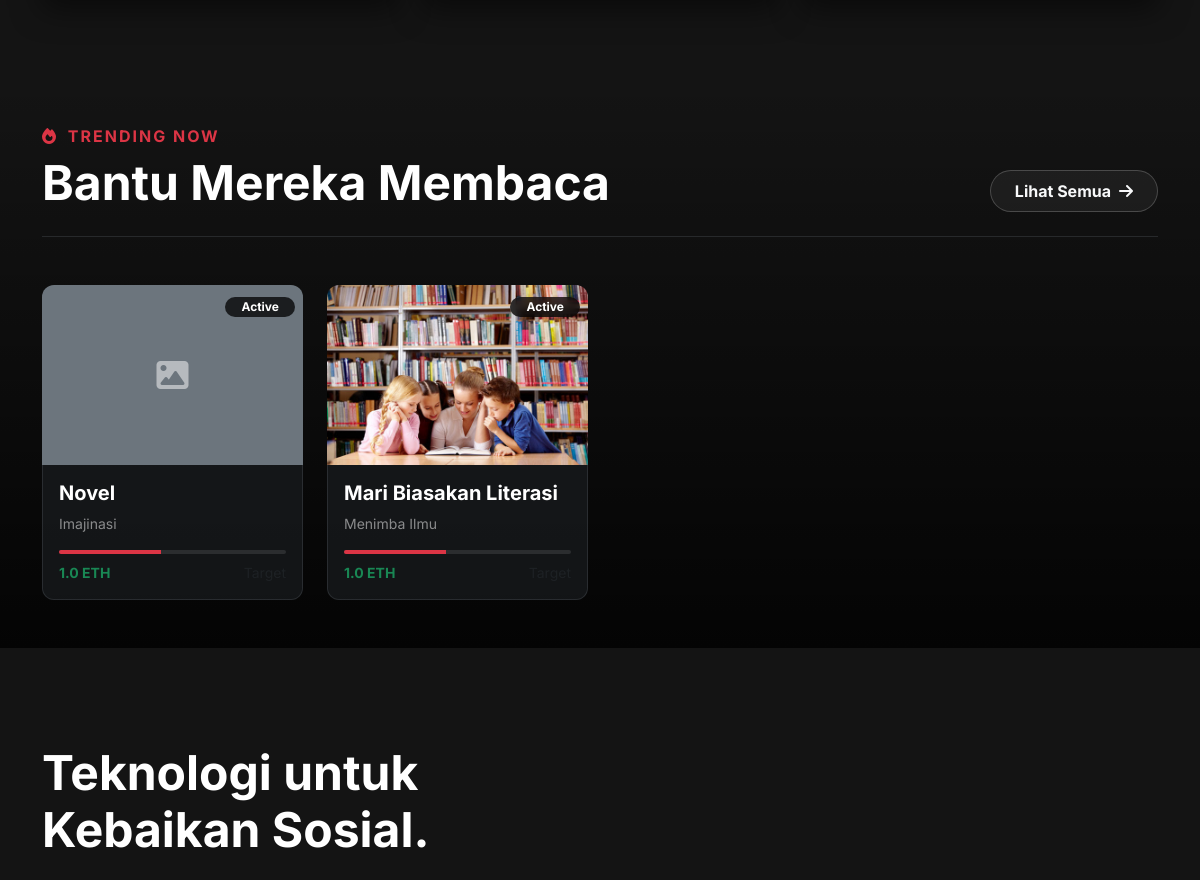
/ (middle part), run on an earlier commit of the app's database.
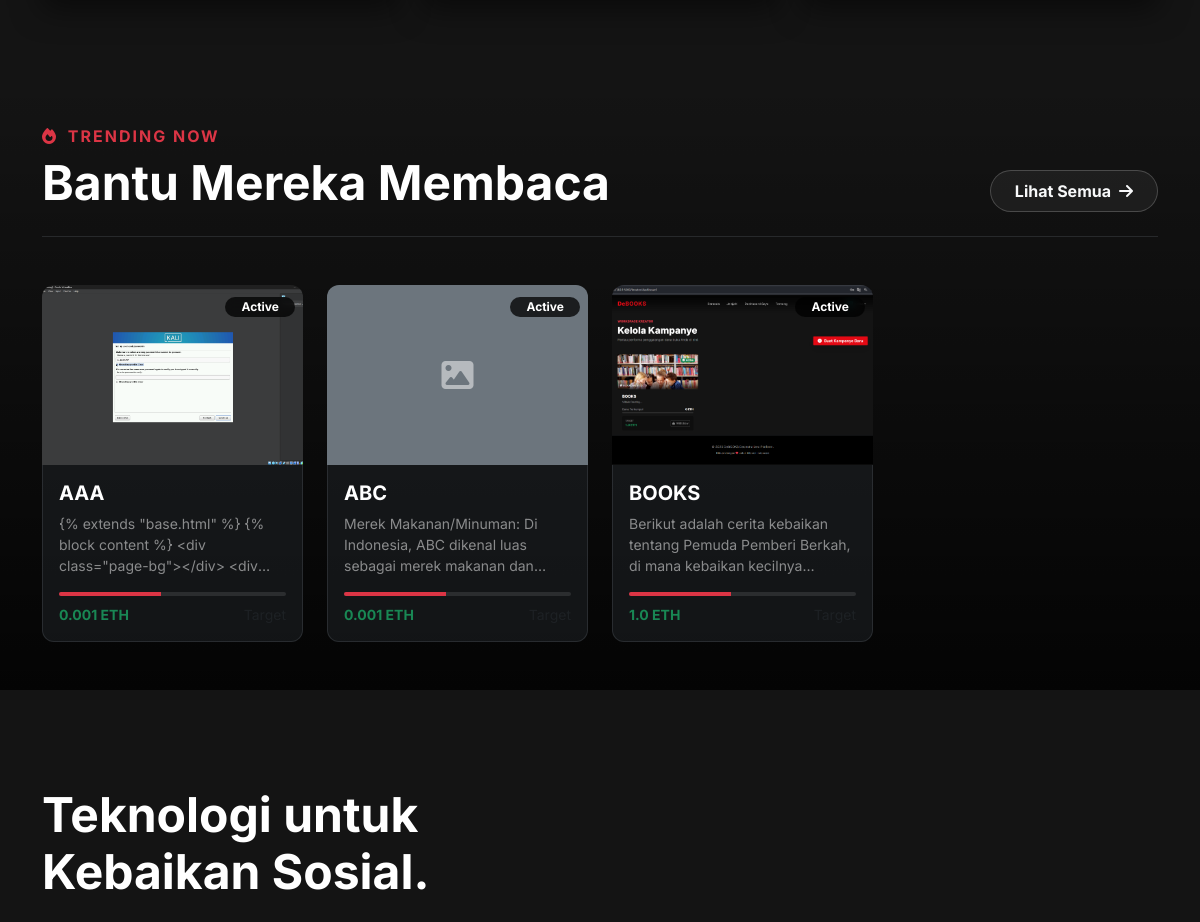
And on a later commit of the database.
### tables this page shows
CREATE TABLE campaigns (
            id INTEGER PRIMARY KEY AUTOINCREMENT,
            blockchain_id INTEGER,
            creator_id INTEGER,
            title TEXT NOT NULL,
            description TEXT,
            creator_bio TEXT,
            instagram_link TEXT,
            category TEXT,
            location TEXT,
            deadline TEXT,
            image_filename TEXT, 
            target_amount REAL,
            status TEXT DEFAULT 'Active'
        );

### app.py (the view)
@app.route('/')
def index():
    db = get_db()
    campaigns = db.execute("SELECT * FROM campaigns WHERE status='Active' ORDER BY id DESC").fetchall()
    return render_template('index.html', campaigns=campaigns)

### app.py (called while the page is built)
def get_db():
    db = getattr(g, '_database', None)
    if db is None:
        db = g._database = sqlite3.connect(DATABASE)
        db.row_factory = sqlite3.Row
    return db

@app.teardown_appcontext
def close_connection(exception):
    db = getattr(g, '_database', None)
    if db is not None:
        db.close()

### templates/index.html (shortened to what this page needs)
{% extends "base.html" %}
{% block content %}
<div id="campaign-list" class="py-5" style="background: linear-gradient(to bottom, transparent, rgba(0,0,0,0.8));">
    <div class="container">
        <div class="d-flex justify-content-between align-items-end mb-5 border-bottom border-secondary border-opacity-25 pb-4">
            <div>
                <h6 class="text-danger fw-bold text-uppercase ls-2 mb-2">
                    <i class="fas fa-fire me-1"></i> Trending Now
                </h6>
                <h2 class="display-5 fw-bold text-white m-0">Bantu Mereka Membaca</h2>
            </div>
            <a href="/donatur/dashboard" class="btn btn-outline-light rounded-pill px-4 py-2 fw-bold small hover-scale d-flex align-items-center" style="background: rgba(255,255,255,0.05); border: 1px solid rgba(255,255,255,0.2);">
                <span>Lihat Semua</span>
                <i class="fas fa-arrow-right ms-2"></i>
            </a>
        </div>
        <div class="row row-cols-1 row-cols-md-2 row-cols-lg-4 g-4">
            {% for camp in campaigns %}
            <div class="col">
                <a href="{% if session.get('role') == 'donatur' %}/donatur/campaign/{{ camp.id }}{% elif session.get('role') == 'admin' %}/admin/campaign/{{ camp.id }}{% else %}/login{% endif %}" class="text-decoration-none text-white">
                    <div class="campaign-card h-100 d-flex flex-column hover-scale-card transition-all">
                        <div class="position-relative">
                            {% if camp.image_filename %}
                                <img src="{{ url_for('static', filename='uploads/' ~ camp.image_filename) }}"
                                     class="card-img-top"
                                     style="height: 180px; object-fit: cover; border-radius: 12px 12px 0 0;"
                                     alt="{{ camp.title }}">
                            {% else %}
                                <div class="card-img-top d-flex align-items-center justify-content-center bg-secondary" style="height: 180px; border-radius: 12px 12px 0 0;">
                                    <i class="fas fa-image text-white-50 fa-2x"></i>
                                </div>
                            {% endif %}
                            <div class="position-absolute top-0 end-0 m-2">
                                <span class="badge bg-black bg-opacity-75 backdrop-blur px-3 py-1 rounded-pill">Active</span>
                            </div>
                        </div>
                        <div class="p-3 d-flex flex-column flex-grow-1 bg-dark bg-opacity-50 border border-secondary border-opacity-25 border-top-0" style="border-radius: 0 0 12px 12px;">
                            <h5 class="fw-bold mb-2 text-truncate">{{ camp.title }}</h5>
                            <p class="text-white-50 small mb-3 flex-grow-1 line-clamp-3">{{ camp.description }}</p>
                            <div class="progress mb-2" style="height: 4px; background-color: rgba(255,255,255,0.1);">
                                <div class="progress-bar bg-danger" role="progressbar" style="width: 45%;"></div>
                            </div>
                            <div class="d-flex justify-content-between small">
                                <span class="text-success fw-bold">{{ camp.target_amount }} ETH</span>
                                <span class="text-muted">Target</span>
                            </div>
                        </div>
                    </div>
                </a>
            </div>
            {% endfor %}
        </div>
    </div>
</div>
<div id="about" class="container py-5 mt-5">
    <div class="row align-items-center">
        <div class="col-lg-6 mb-4 mb-lg-0">
            <h2 class="display-5 fw-bold mb-4">Teknologi untuk<br>Kebaikan Sosial.</h2>
        </div>
    </div>
</div>
{% endblock %}

What changed in the data, as far as the page shows it:
added campaigns: image_filename (picture), title "AAA", description "{% extends \"base.html\" %} {% block content %} <div class=\"page-bg\"></div>…", target_amount "0.001"
changed campaigns: title "Novel" → "ABC"; description "Imajinasi" → "Merek Makanan/Minuman: Di Indonesia, ABC dikenal luas sebagai merek makanan…"; target_amount "1.0" → "0.001"
changed campaigns: image_filename: a different picture; title "Mari Biasakan Literasi" → "BOOKS"; description "Menimba Ilmu" → "Berikut adalah cerita kebaikan tentang Pemuda Pemberi Berkah, di mana kebaikan…"
